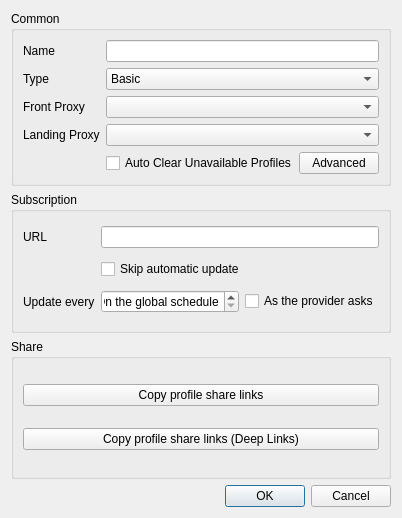
<?xml version="1.0" encoding="UTF-8"?>
<ui version="4.0">
 <class>DialogEditGroup</class>
 <widget class="QDialog" name="DialogEditGroup">
  <property name="geometry">
   <rect>
    <x>0</x>
    <y>0</y>
    <width>402</width>
    <height>518</height>
   </rect>
  </property>
  <property name="minimumSize">
   <size>
    <width>400</width>
    <height>300</height>
   </size>
  </property>
  <property name="windowTitle">
   <string>Edit Group</string>
  </property>
  <layout class="QVBoxLayout" name="verticalLayout">
   <item>
    <widget class="QGroupBox" name="cat_common">
     <property name="sizePolicy">
      <sizepolicy hsizetype="Preferred" vsizetype="Maximum">
       <horstretch>0</horstretch>
       <verstretch>0</verstretch>
      </sizepolicy>
     </property>
     <property name="title">
      <string>Common</string>
     </property>
     <layout class="QGridLayout" name="main">
      <item row="3" column="1">
       <widget class="QComboBox" name="landing_proxy" />
      </item>
      <item row="1" column="1">
       <widget class="QComboBox" name="type">
        <item>
         <property name="text">
          <string>Basic</string>
         </property>
        </item>
        <item>
         <property name="text">
          <string>Subscription</string>
         </property>
        </item>
       </widget>
      </item>
      <item row="0" column="0">
       <widget class="QLabel" name="label">
        <property name="text">
         <string>Name</string>
        </property>
       </widget>
      </item>
      <item row="3" column="0">
       <widget class="QLabel" name="landing_proxy_l">
        <property name="text">
         <string>Landing Proxy</string>
        </property>
       </widget>
      </item>
      <item row="2" column="1">
       <layout class="QHBoxLayout" name="horizontalLayout">
        <item>
         <widget class="QComboBox" name="front_proxy" />
        </item>
       </layout>
      </item>
      <item row="1" column="0">
       <widget class="QLabel" name="label_2">
        <property name="text">
         <string>Type</string>
        </property>
       </widget>
      </item>
      <item row="2" column="0">
       <widget class="QLabel" name="front_proxy_l">
        <property name="text">
         <string>Front Proxy</string>
        </property>
       </widget>
      </item>
      <item row="0" column="1">
       <widget class="QLineEdit" name="name" />
      </item>
      <item row="4" column="1">
       <layout class="QHBoxLayout" name="common_options_layout">
        <item>
         <widget class="QCheckBox" name="auto_clear_unavailable">
          <property name="text">
           <string>Auto Clear Unavailable Profiles</string>
          </property>
         </widget>
        </item>
        <item>
         <spacer name="sub_options_spacer">
          <property name="orientation">
           <enum>Qt::Orientation::Horizontal</enum>
          </property>
          <property name="sizeHint" stdset="0">
           <size>
            <width>0</width>
            <height>0</height>
           </size>
          </property>
         </spacer>
        </item>
        <item>
         <widget class="QPushButton" name="advanced">
          <property name="text">
           <string>Advanced</string>
          </property>
         </widget>
        </item>
       </layout>
      </item>
     </layout>
     <zorder>label</zorder>
     <zorder>front_proxy_l</zorder>
     <zorder>type</zorder>
     <zorder>label_2</zorder>
     <zorder>landing_proxy</zorder>
     <zorder>landing_proxy_l</zorder>
     <zorder>name</zorder>
     <zorder>auto_clear_unavailable</zorder>
    </widget>
   </item>
   <item>
    <widget class="QGroupBox" name="cat_sub">
     <property name="title">
      <string>Subscription</string>
     </property>
     <layout class="QGridLayout" name="_2">
      <item row="0" column="0">
       <widget class="QLabel" name="label_4">
        <property name="text">
         <string>URL</string>
        </property>
       </widget>
      </item>
      <item row="0" column="1">
       <widget class="MyLineEdit" name="url" />
      </item>
      <item row="1" column="1">
       <layout class="QHBoxLayout" name="sub_options_layout">
        <item>
         <widget class="QCheckBox" name="skip_auto_update">
          <property name="text">
           <string>Skip automatic update</string>
          </property>
         </widget>
        </item>
       </layout>
      </item>
      <item row="2" column="0">
       <widget class="QLabel" name="label_update_interval">
        <property name="text">
         <string>Update every</string>
        </property>
       </widget>
      </item>
      <item row="2" column="1">
       <layout class="QHBoxLayout" name="horizontalLayout_update_interval">
        <item>
         <widget class="QSpinBox" name="update_interval_hours">
          <property name="toolTip">
           <string>How often this subscription is refreshed. Zero leaves it on the schedule in Basic Settings.</string>
          </property>
          <property name="specialValueText">
           <string>On the global schedule</string>
          </property>
          <property name="suffix">
           <string> h</string>
          </property>
          <property name="minimum">
           <number>0</number>
          </property>
          <property name="maximum">
           <number>720</number>
          </property>
         </widget>
        </item>
        <item>
         <widget class="QCheckBox" name="update_interval_from_provider">
          <property name="toolTip">
           <string>The subscription sends its own refresh cycle; unchecking this keeps the number above instead.</string>
          </property>
          <property name="text">
           <string>As the provider asks</string>
          </property>
         </widget>
        </item>
       </layout>
      </item>
     </layout>
    </widget>
   </item>
   <item>
    <widget class="QGroupBox" name="cat_share">
     <property name="title">
      <string>Share</string>
     </property>
     <layout class="QVBoxLayout" name="verticalLayout_2">
      <item>
       <widget class="QPushButton" name="copy_links">
        <property name="text">
         <string>Copy profile share links</string>
        </property>
       </widget>
      </item>
      <item>
       <widget class="QPushButton" name="copy_links_nkr">
        <property name="text">
         <string>Copy profile share links (Deep Links)</string>
        </property>
       </widget>
      </item>
     </layout>
    </widget>
   </item>
   <item>
    <widget class="QDialogButtonBox" name="buttonBox">
     <property name="standardButtons">
      <set>QDialogButtonBox::StandardButton::Cancel|QDialogButtonBox::StandardButton::Ok</set>
     </property>
    </widget>
   </item>
  </layout>
 </widget>
 <customwidgets>
  <customwidget>
   <class>MyLineEdit</class>
   <extends>QLineEdit</extends>
   <header>include/ui/utils/MyLineEdit.h</header>
  </customwidget>
 </customwidgets>
 <tabstops>
  <tabstop>name</tabstop>
  <tabstop>type</tabstop>
  <tabstop>url</tabstop>
  <tabstop>skip_auto_update</tabstop>
  <tabstop>advanced</tabstop>
  <tabstop>copy_links</tabstop>
  <tabstop>copy_links_nkr</tabstop>
 </tabstops>
 <resources />
 <connections>
  <connection>
   <sender>buttonBox</sender>
   <signal>rejected()</signal>
   <receiver>DialogEditGroup</receiver>
   <slot>reject()</slot>
   <hints>
    <hint type="sourcelabel">
     <x>199</x>
     <y>275</y>
    </hint>
    <hint type="destinationlabel">
     <x>199</x>
     <y>149</y>
    </hint>
   </hints>
  </connection>
  <connection>
   <sender>buttonBox</sender>
   <signal>accepted()</signal>
   <receiver>DialogEditGroup</receiver>
   <slot>accept()</slot>
   <hints>
    <hint type="sourcelabel">
     <x>199</x>
     <y>291</y>
    </hint>
    <hint type="destinationlabel">
     <x>199</x>
     <y>157</y>
    </hint>
   </hints>
  </connection>
 </connections>
</ui>
